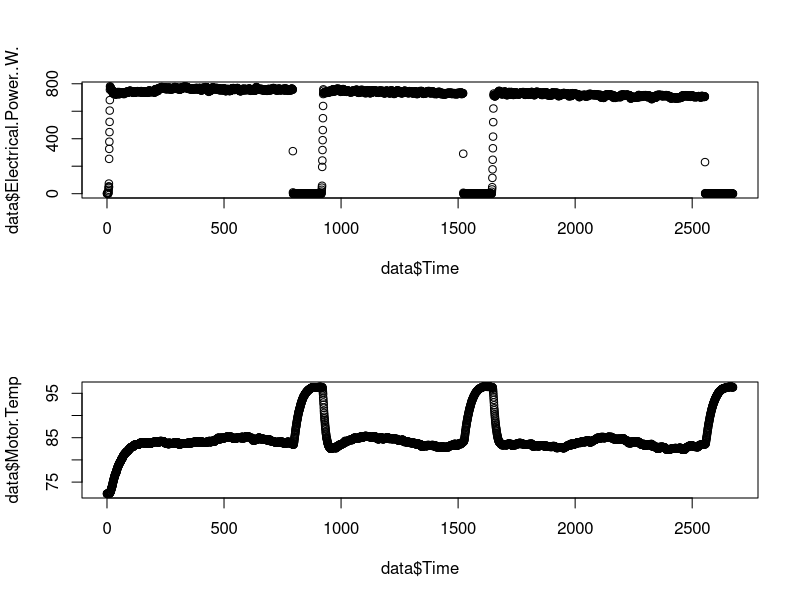

This figure's R source:
data = read.csv("tiny-3cycle-success.csv")

data

par(mfrow=c(2, 1))
plot(data$Time, data$Electrical.Power..W.)
plot(data$Time, data$Motor.Temp)